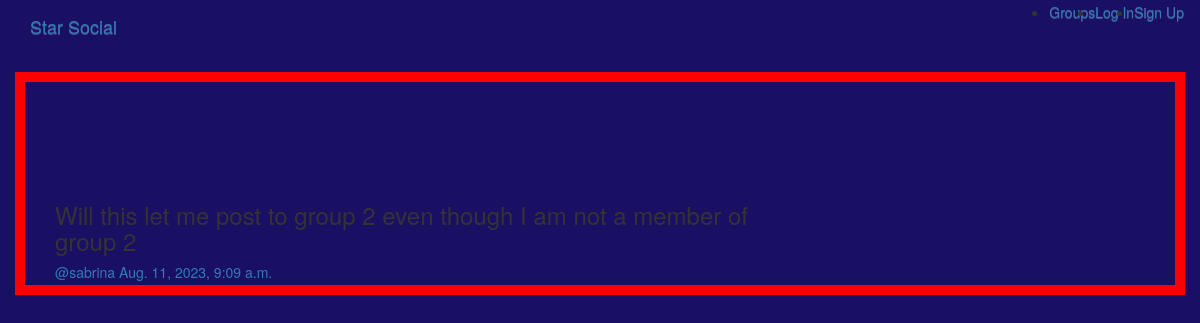
/posts/by/sabrina/5/, run on the app's committed database.
### posts/models.py (models this page shows, shortened)
class Post(models.Model):
    user = models.ForeignKey(User,related_name='posts',on_delete=models.CASCADE)
    created_at = models.DateTimeField(auto_now=True)
    message = models.TextField()
    message_html = models.TextField(editable=False)
    group = models.ForeignKey(Group,related_name='posts',null=True,blank=True,on_delete=models.CASCADE)
    class Meta:
        ordering = ['-created_at']
        unique_together = ['user','message']

### posts/views.py (the view)
# urls.py: path('by/<username>/<pk>/',views.PostDetail.as_view(),name='single'),
class PostDetail(SelectRelatedMixin,generic.DetailView):
    model = models.Post
    select_related = ('user','group')
    def get_queryset(self):
        queryset = super().get_queryset()
        return queryset.filter(user__username__iexact=self.kwargs.get('username'))

### posts/templates/posts/post_detail.html
{% extends 'posts/post_base.html' %}
{% block post_content %}
<div class="col-md-8">
    {% include "posts/_post.html" %}
</div>
{% endblock %}

### posts/templates/posts/_post.html (shortened to what this page needs)
<div class="post media">
    <h3>{{post.message_html|safe}}</h3>
    <div class="media-body">
        <h5 class="media-heading">
            <span class="username">
                <a href="{% url 'posts:for_user' username=post.user.username %}">@{{post.user.username}}</a>
             </span>
             <time class="time">
                <a href="{% url 'posts:single' username=post.user.username pk=post.pk %}">
                    {{post.created_at}}
                </a>
             </time>
        </h5>
    </div>
</div>

### simplesocial/static/simplesocial/css/master.css (style rules this page uses)
html, body { height: 100%; width: 100%; overflow: hidden; background: #191063; margin: 0; }

### data on the page
Post: message_html "Will this let me post to group 2 even though I am not a member of group 2", user.username "sabrina", created_at "Aug. 11, 2023, 9:09 a.m."
